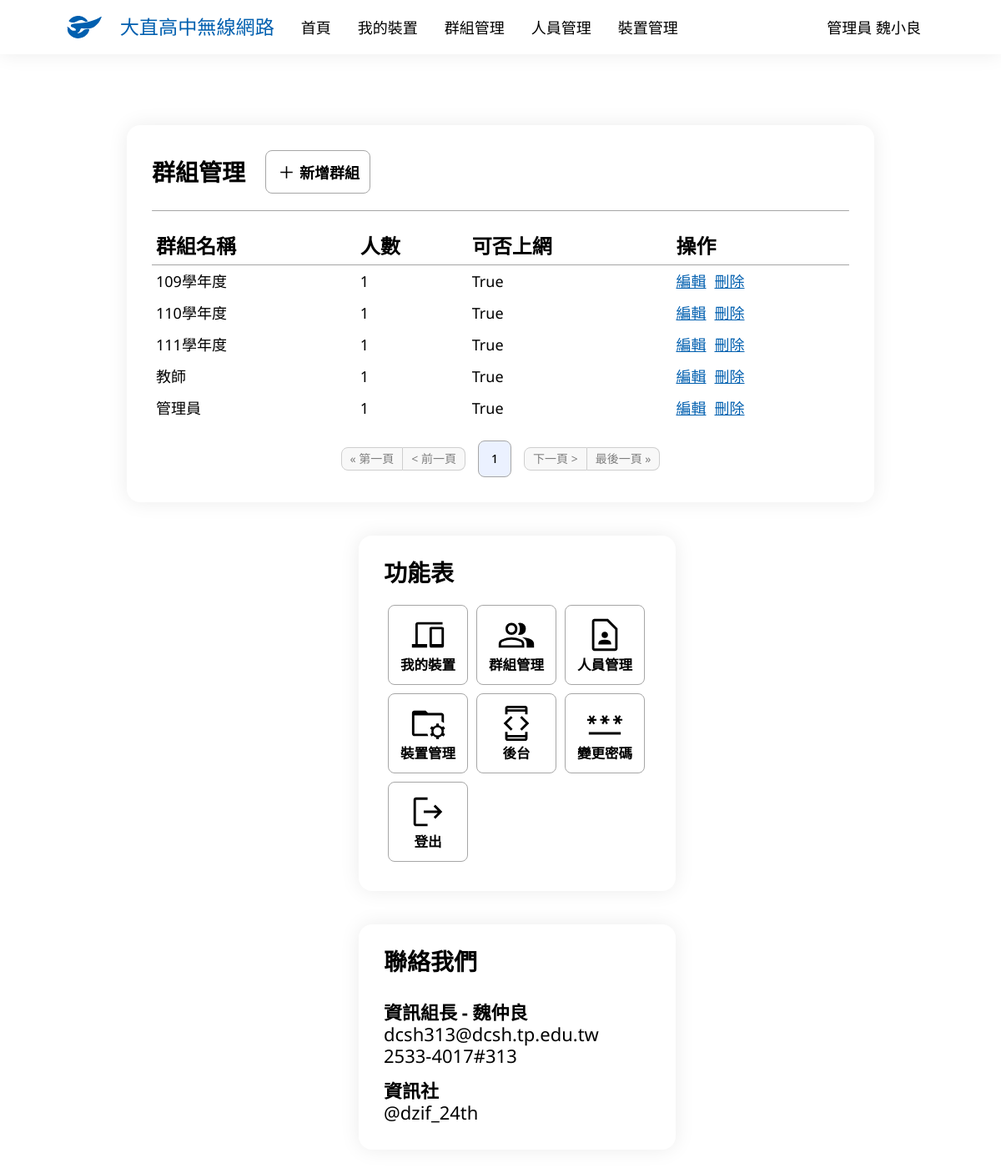
The app's page /group/ (signed in), older data.
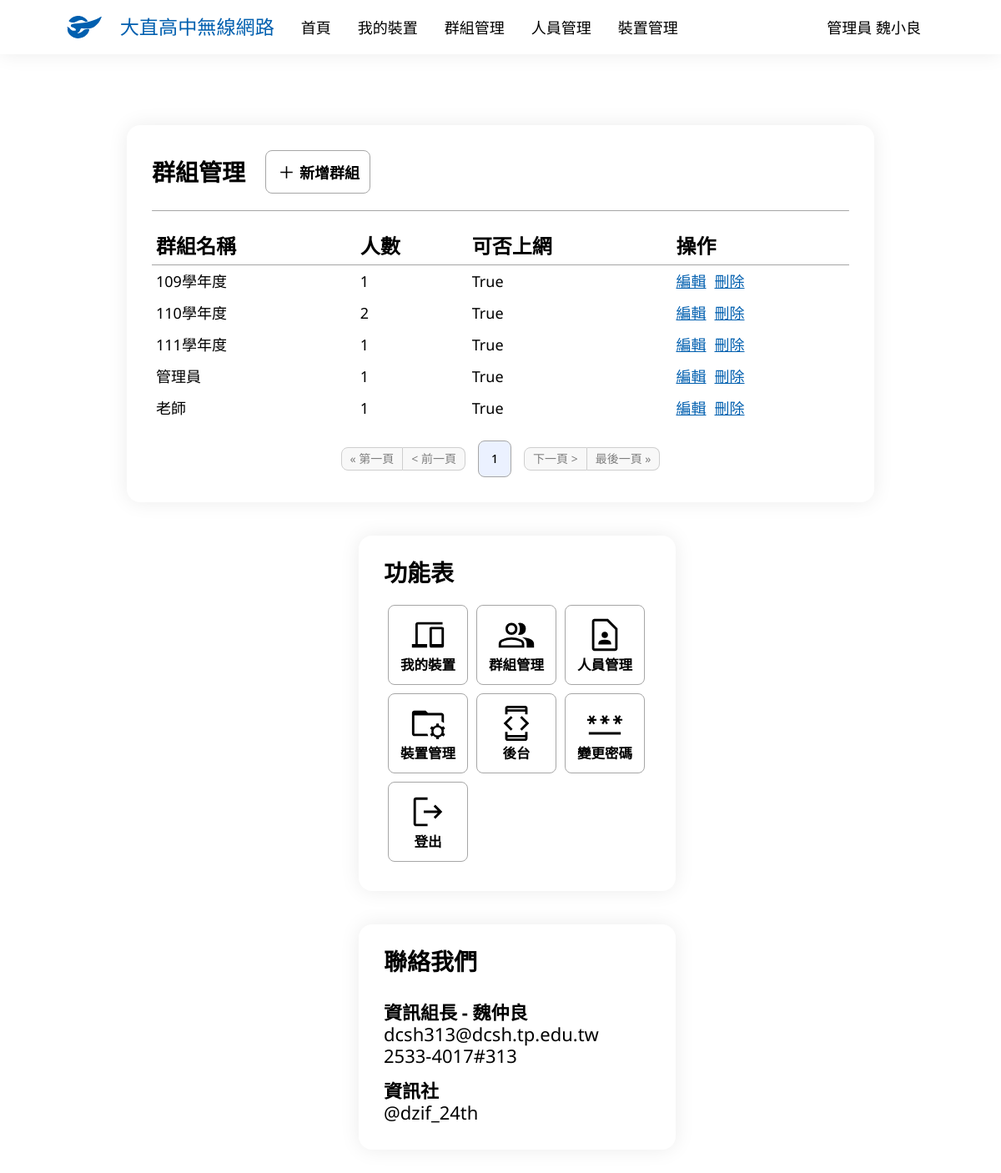
The same page, newer data.
### main/models.py (models this page shows, shortened)
class Group(models.Model):
    Name = models.CharField('群組名稱', max_length=100)
    UserData = models.ManyToManyField(UserInfo, verbose_name="身分")
    Internet = models.BooleanField('可否上網', default=True)
    Note = models.TextField('備註', blank=True, null=True)

### main/views.py (the view)
# urls.py: path('group/', GroupManaging.as_view(), name='group_managing'),
class GroupManaging(PermissionRequiredMixin, LoginRequiredMixin, ListView):
    model = Group
    ordering = ['Name']
    paginate_by = 20
    permission_required = ['main.can_assess', 'main.admin']
    def get_context_data(self, **kwargs):
        context = super().get_context_data(**kwargs)
        if self.request.user.is_authenticated:
            context['now_user'] = UserInfo.objects.get(UserData=self.request.user)
        else:
            context['now_user'] = ''
        return context
    context_object_name = 'groups'
    template_name = 'group_managing.html'

### main/models.py (called while the page is built)
    def __str__(self):
        if self.UserType == 0:
            return f'管理員 {self.Name}'
        elif self.UserType == 1:
            return f'教師 {self.Name}'
        else:
            return f'{self.Grade}{self.Class:02d}{self.SeatNumber:02d} {self.Name}'

### templates/group_managing.html (shortened to what the changed rows need)
{% extends 'base.html' %}
{% block body %}
<div class="container">
    <table>
        <tr>
            <th>群組名稱</th>
            <th>人數</th>
            <th>可否上網</th>
            <th>操作</th>
        </tr>
        {% for group in groups %}
            <tr>
                <td>
                    {{ group.Name }}
                </td>
                <td>
                    {{ group.UserData.all.count }}
                </td>
                <td>
                    {{ group.Internet }}
                </td>
                <td class="function">
                    <a href="{% url 'group_edit' group.id %}">
                        <p class="movement">編輯</p>
                    </a>
                    <a href="{% url 'group_delete' group.id %}">
                        <p class="movement">刪除</p>
                    </a>
                </td>
            </tr>
        {% endfor %}
    </table>
    <div class="pagination">
        {% if 0 < page_obj.number|add:"-2"%}
            {% if page_obj.number|add:"3" <= page_obj.paginator.num_pages %}
                {% for page_cnt in page_obj.paginator %}
                    {% if page_obj.number|add:"-2" <= forloop.counter and forloop.counter < page_obj.number|add:"3" %}
                        {% if page_obj.number == forloop.counter %}
                            <a class="page now" href="?page={{forloop.counter}}">
                                <p>{{ forloop.counter }}</p>
                            </a>
                        {% else %}
                            <a class="page" href="?page={{forloop.counter}}">
                                <p>{{ forloop.counter }}</p>
                            </a>
                        {% endif %}
                    {% endif %}
                {% endfor %}
            {% else %}
                {% for page_cnt in page_obj.paginator %}
                    {% if page_obj.paginator.num_pages|add:"-5" < forloop.counter and forloop.counter <= page_obj.paginator.num_pages %}
                        {% if page_obj.number == forloop.counter %}
                            <a class="page now" href="?page={{forloop.counter}}">
                                <p>{{ forloop.counter }}</p>
                            </a>
                        {% else %}
                            <a class="page" href="?page={{forloop.counter}}">
                                <p>{{ forloop.counter }}</p>
                            </a>
                        {% endif %}
                    {% endif %}
                {% endfor %}
            {% endif %}
        {% else %}
            {% for page_cnt in page_obj.paginator %}
                {% if forloop.counter <= 5 %}
                    {% if page_obj.number == forloop.counter %}
                        <a class="page now" href="?page={{forloop.counter}}">
                            <p>{{ forloop.counter }}</p>
                        </a>
                    {% else %}
                        <a class="page" href="?page={{forloop.counter}}">
                            <p>{{ forloop.counter }}</p>
                        </a>
                    {% endif %}
                {% endif %}
            {% endfor %}
        {% endif %}
    </div>
</div>
{% endblock body %}

Row changes from the older to the newer data that the page shows:
computed for Group "110學年度": UserData.all.count "1" → "2"
shown differently, row unchanged: Group "管理員": moves up the list
changed Group (number 5 of 5 on the later page): Name "教師" → "老師"
